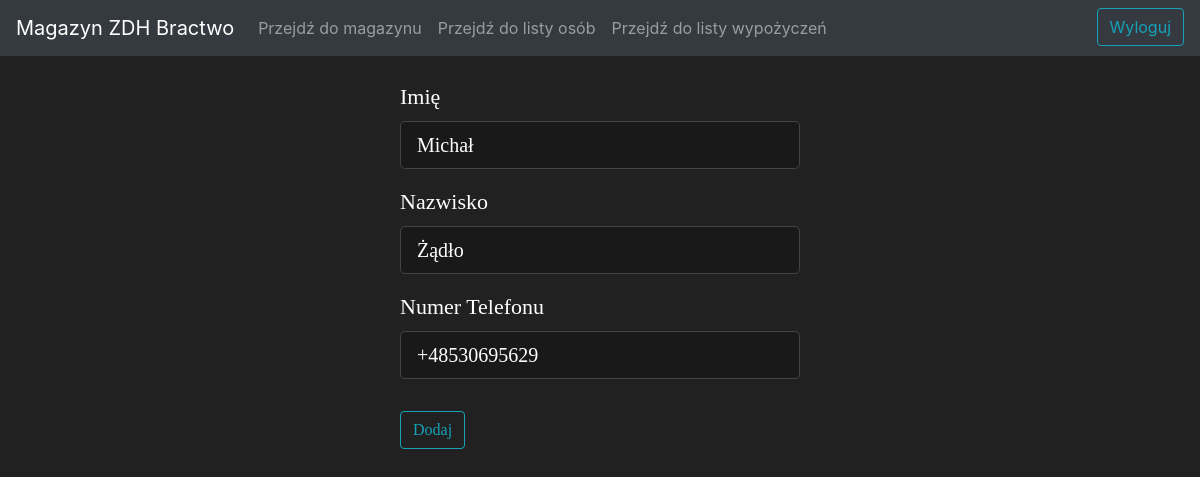
Page /persons/edit/3 (signed in) on the committed database.
### app.py (models this page shows, shortened)
class Person(db.Model):
    id = db.Column(db.Integer(), primary_key = True)
    name = db.Column(db.String(length=30), nullable = False)
    surname = db.Column(db.String(length=30), nullable = False)
    phone = db.Column(db.String(length=12), nullable = False, unique = True)

### app.py (the view)
@app.route('/persons/edit/<int:id>', methods=['POST', 'GET'])
@login_required
def person_page_edit(id):
    person_to_update = Person.query.get_or_404(id)
    form = AddNewPersonForm()
    if request.method == 'POST' and form.validate_on_submit():
        person_to_update.name = form.name.data
        person_to_update.surname = form.surname.data
        person_to_update.phone = form.phone.data
        try:
            db.session.commit()
            flash("Dane osoby zostały zaktualizowane", 'success')
            return redirect(url_for('persons_page'))
        except:
            flash("Nie udało się zaktualizować osoby", 'danger')
    else:
        form.name.data = person_to_update.name
        form.surname.data = person_to_update.surname
        form.phone.data = person_to_update.phone
    return render_template(
        'edit_person.html',
        add_person_form=form,
        person_to_update=person_to_update
    )

### app.py
class AddNewPersonForm(FlaskForm):
    name = StringField('Imię', validators=[DataRequired(), Length(min=2, max=30)])
    surname = StringField('Nazwisko', validators=[DataRequired(), Length(min=2, max=30)])
    phone = StringField('Numer Telefonu', validators=[DataRequired(), Length(min=12, max=12)], default="+48")
    submit = SubmitField('Dodaj')

### app.py (called while the page is built)
@login_manager.user_loader
def load_user(user_id):
    return User.query.get(int(user_id))

### templates/edit_person.html (shortened to what this page needs)
{% extends "template_main.html" %}
{% block content %}
<br>
<div class="form-wrapper" style="font-size: 22px; font-family: Calibri;">
    <div class="content-section">
        <form method = "POST" action="">
            <fieldset class ="form-group">
                <div class ="form-group">
                    {{ add_person_form.name.label(class="form-control-label") }}
                    {{ add_person_form.name(class="form-control form-control-lg") }}
                </div>
                <div class ="form-group">
                    {{ add_person_form.surname.label(class="form-control-label") }}
                    {{ add_person_form.surname(class="form-control form-control-lg") }}
                </div>
                <div class ="form-group">
                    {{ add_person_form.phone.label(class="form-control-label") }}
                    {{ add_person_form.phone(class="form-control form-control-lg") }}
            </fieldset>
            <div class="form-group">
                {{ add_person_form.submit(class="btn btn-outline-info") }}
            </div>
        </form>
    </div>
</div>
{% endblock content %}

### templates/edit_person.html (style rules this page uses)
.form-wrapper .form-control { background-color: #191919; color: #ffffff; border: 1px solid #444; }
.form-wrapper { width: 400px; margin: 0 auto; }

### templates/template_main.html (style rules this page uses)
body { background-color: #212121; color: white }

### rows in the picture
Person: name "Michał", surname "Żądło", phone "+48530695629"

### other values in the picture
{{ add_person_form.name.label(class="form-control-label") }} "Imię"
{{ add_person_form.surname.label(class="form-control-label") }} "Nazwisko"
{{ add_person_form.phone.label(class="form-control-label") }} "Numer Telefonu"
